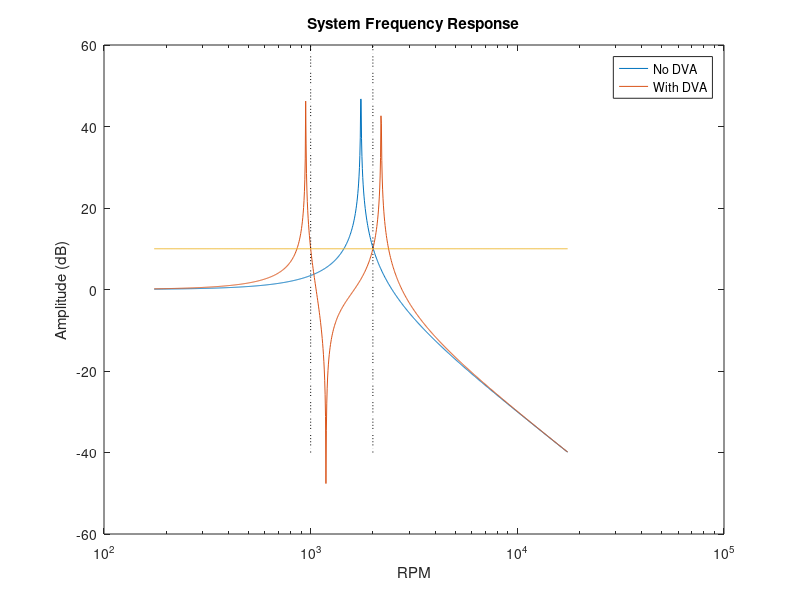

Write MATLAB code to recreate this figure.
%% MAE 6258 HW 4
%Randy Schur
%2/11/15
clear 
close
%Problem 1a
F= 13;
w = 20;
m= 75;
k= 2500;
wn = sqrt(k/m);

d_st = F/k;
Xmax = .002;
wa = w;
p=wa/wn;
r=w/wn;
ma = F/(Xmax*wa^2);
ka = wa^2*ma;

%b
mu = ma/m;
fn1 = @(r1) abs(p^2-r1.^2)./abs((1-r1.^2).*(p^2-r1.^2)-mu*p^2*r1.^2) - 1;
rhat1 = fsolve(fn1, 1);
rhat2 = fsolve(fn1, 5);
range_1 = rhat1*wn*60/(2*pi)
range_2 = rhat2*wn*60/(2*pi)

%% Problem 2
clear 
close
wn = 1750*2*pi/60;
ma = 5;
r_a = @(mu) (mu+2-sqrt((mu+2)^2-4))/2 - (1400/1750)^2;
r_b = @(mu) (mu+2+sqrt((mu+2)^2-4))/2 - (2190/1750)^2;
mu1 = fzero(r_a, 2);
mu2 = fzero(r_b, 2);
mu_avg = (mu1+mu2)/2;
m_eff = ma/mu_avg;

r1 = 1000/1750;
r2 = 2000/1750;
A = sqrt(10);
phi1 = (-1/A+r1^2-1)^(-1);
phi2 = (1/A+r2^2-1)^(-1);
p_sq = r1^2*r2^2*(phi2-phi1)/(r2^2*phi2 - r1^2*phi1);
mu =(r2^2 - r1^2)/(r1^2*r2^2*(phi2  -phi1));

wa = sqrt(p_sq)*wn
ma = mu*m_eff
%b
k1 = wn^2*m_eff;
r = logspace( -1, 1, 1000);
w = r*1750;
X_1 = 1./abs(1 - r.^2);
X_2 = abs(p_sq - r.^2)./abs((1-r.^2).*(p_sq-r.^2)-mu*p_sq.*r.^2);
semilogx(w, 20*log10(X_1), w, 20*log10(X_2), w, repmat(10, [1 1000])) 
x = linspace(-40, 60, 100);
y1 = repmat(1000, size(x));
y2 = repmat(2000, size(x));

hold on
semilogx(y1, x, 'k:', y2, x, 'k:')
title('System Frequency Response')
xlabel('RPM')
ylabel('Amplitude (dB)')
legend('No DVA', 'With DVA')

%% Problem 4
k1 = 40000;
m=1000;
Ft = 100;
F = 70;
gamma = .5*(Ft/F - 1);
zeta = sqrt(2*(1+2*gamma)/gamma)/(4*(1+gamma));
c = zeta*2*sqrt(m*k1)
k2 = k1/gamma
